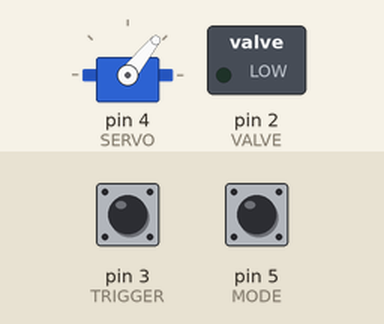
Recording of a sketch running on a simulated Arduino Uno, built with avr-gcc and run on an emulated ATmega328P. Parts: servo, switched loads named in the sketch (green lamp = pin HIGH). Inputs (shaded band) come from the test bench; at power-on: pin 3 (TRIGGER) HIGH, pin 5 (MODE) HIGH.

Above: at 1.2 s.
1.3 s: pin 3 (TRIGGER) pulled LOW for 0.15 s
Timing chart, 0 to 4.3 s (numbered marks = the images above; inputs shaded):
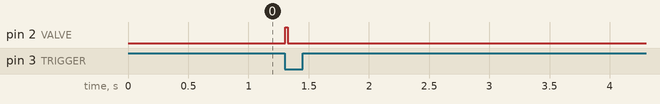

The sketch:

valve_servo_automatic.ino
```cpp
/*
  Created 2016
  by AlexGyver
  AlexGyver Technologies
  for MadGyver YouTube channel
*/

#define MODE 5
#define TRIGGER 3
#define VALVE 2
#define SERVO 4

#define STARTPOS 145  	// bolt is open
#define STOPPOS 51    	// bolt is closed
#define VALVE_DELAY 20	// valve open delay in ms

#include <Servo.h>
Servo servo;

byte flag = 0;
byte trigger = 0;
byte set = 0;

void setup()
{
  pinMode(VALVE, OUTPUT);
  pinMode(TRIGGER, INPUT_PULLUP);
  pinMode(MODE, INPUT_PULLUP);

  servo.attach(SERVO);
  servo.write(STOPPOS);
}

void shot() {
  digitalWrite(VALVE, HIGH);  // open valve
  delay(VALVE_DELAY);         // wait
  digitalWrite(VALVE, LOW);   // close valve
  delay(20);                  // wait for ball to go away
  servo.write(STOPPOS);       // open bolt
  delay(272);                 // wait for new ball
  servo.write(STOPPOS);       // close bolt
  delay(272);                 // wait ball to settle
}

void loop() {
  set = !digitalRead(MODE);
  trigger = !digitalRead(TRIGGER);

  if (trigger && !set && !flag) {
    shot();
    flag = 1;
  }

  if (!trigger && !set && flag) {
    flag = 0;
  }

  if (trigger && set && !flag) {
    shot();
  }
  delay(5);
}
```

Measured:
- after the input at 1.3 s, pin 2 (VALVE): LOW → HIGH at once, → LOW 0.02 s later
